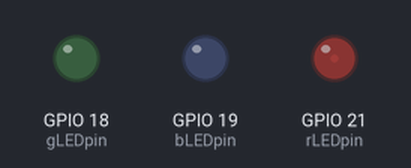
Simulated run of this sketch. Board: ESP32. On the bench: output pins drawn as LEDs (lit = HIGH).

Above: at 0.15 s.
At 4.35 s:
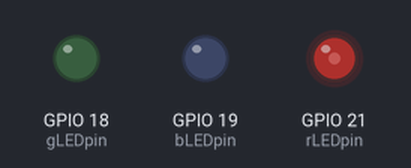
At 9.88 s:
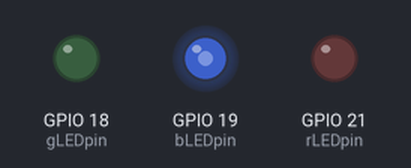
At 19.72 s:
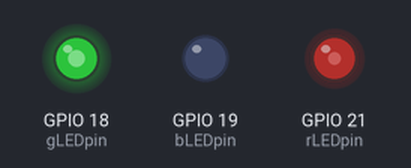
At 29.64 s:
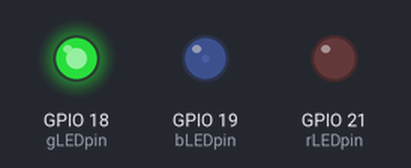
At 39.59 s:
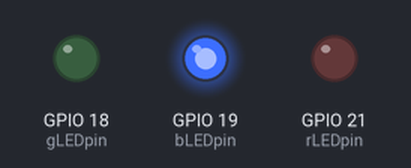
Timing chart, 0 to 40.0 s (numbered marks = the images above):
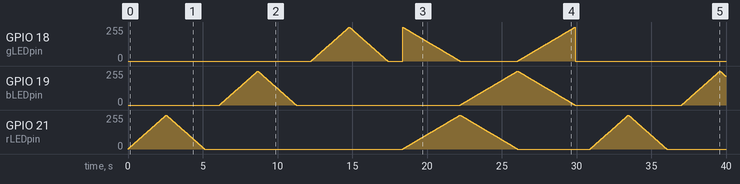

The sketch:

test_LED_RGB.ino
```cpp
/*
 * Programa para probar el funcionamiento de un led RGB,
 * Aunque el mismo programa puede ser utilizado para controlar
 * una tira de leds rgb si están montados de forma similar,
 * sin embargo es cierto que se necesitarán adicionalmente unos transistores
 * para suministrar 12V y una corriente considerable en función de la
 * cantidad de leds rgb conectados
 */

/* Un LED RGB consta de 4 pines:
 *  R   Ánodo LED rojo
 *  B   Ánodo LED azul
 *  G   Ánodo LED verde
 *  -   Cátodo común
 */

 /* Para el control de este led se necesitan 3 pines de salida.
  * Si encendemos y apagamos cada led tendríamos una variedad de
  * colores muy limitada, pero si jugamos con las intensidades de
  * cada led obtendremos todo tipo de colores. Entonces necesitamos
  * pines que sean compatibles con PWM, simulando tensiones variables.
  *
  * En arduino UNO los pines aptos para PWM son 11, 10, 9, 6 y 5
  * En ESP32 todos los pines son aptos para salida PWM excepto del pin 34 al 39
  * IMPORTANTE: En los ESP el manejo de los pines con PWM varía con respecto a un Arduino
  */

#define rLEDpin 21     //Anodo led rojo
#define bLEDpin 19     //Anodo led azul
#define gLEDpin 18     //Anodo led verde

#define frec 5000   //frecuecia del PWM. En ESP32 se admite desde 1-40000Khz
#define redChan 0   //Canal PWM
#define blueChan 1   //Canal PWM
#define greenChan 2   //Canal PWM
#define res 8       //Resolución PWM

void setup(){
// configuración para esp32

ledcSetup(redChan, frec, res);
ledcAttachPin(rLEDpin, redChan);

ledcSetup(blueChan, frec, res);
ledcAttachPin(bLEDpin, blueChan);

ledcSetup(greenChan, frec, res);
ledcAttachPin(gLEDpin, greenChan);

}
void loop(){
  singleFade(0);
  delay(1000);
  singleFade(1);
  delay(1000);
  singleFade(2);
  delay(1000);
  crossFade();
  delay(1000);
}

void singleFade(int chanPWM){
  //Incremento de brillo
  for(int dutyCycle = 0; dutyCycle <= 255; dutyCycle++){
    ledcWrite(chanPWM, dutyCycle);
    delay(10);
  }
  //Decremento de brillo
  for(int dutyCycle = 255; dutyCycle >= 0; dutyCycle--){
    ledcWrite(chanPWM,dutyCycle);
    delay(10);
  }
}
void crossFade(){
  for(int dutyCycle = 0; dutyCycle <= 255; dutyCycle++){
    ledcWrite(redChan, dutyCycle);
    ledcWrite(greenChan, 255 - dutyCycle);
    ledcWrite(blueChan, 0);
    delay(15);
  }
  for(int dutyCycle = 0; dutyCycle <= 255; dutyCycle++){
    ledcWrite(redChan, 255 - dutyCycle);
    ledcWrite(greenChan, 0);
    ledcWrite(blueChan, dutyCycle);
    delay(15);
  }
  for(int dutyCycle = 0; dutyCycle <= 255; dutyCycle++){
    ledcWrite(redChan, 0);
    ledcWrite(greenChan, dutyCycle);
    ledcWrite(blueChan, 255 - dutyCycle);
    delay(15);
  }
  //Limpiamos los canales
  ledcWrite(redChan, 0);
  ledcWrite(greenChan, 0);
  ledcWrite(blueChan, 0);

}
```
